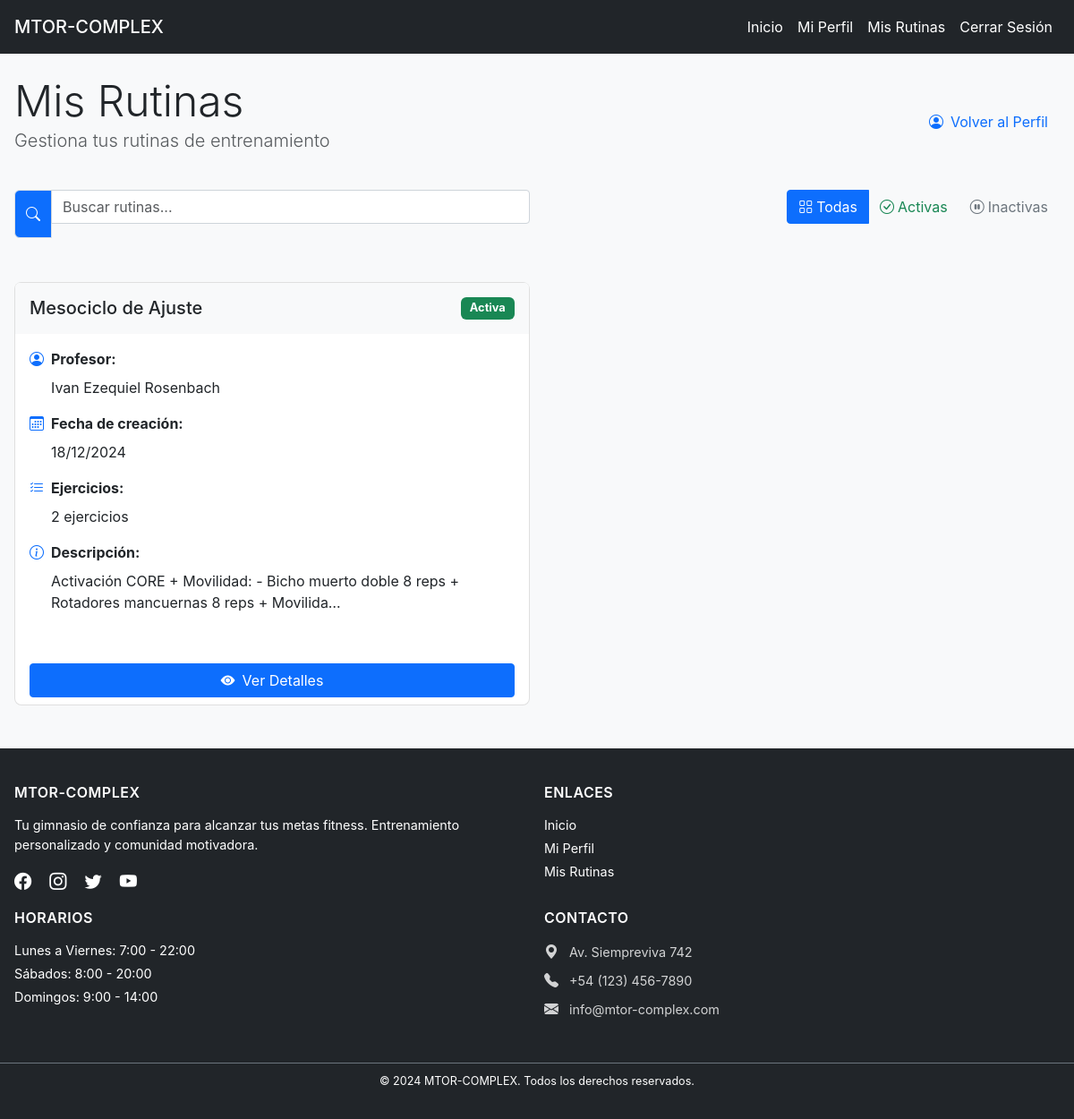
The app's page /gimnasio/alumno/rutinas/ (signed in) with its own data.
### gimnasio/models.py (models this page shows, shortened)
class Rutina(models.Model):
    nombre = models.CharField(max_length=100, default='Nueva Rutina')
    descripcion = models.TextField(blank=True)
    alumno = models.ForeignKey(Alumno, on_delete=models.CASCADE, related_name='rutinas')
    profesor = models.ForeignKey(User, on_delete=models.CASCADE, related_name='rutinas_asignadas')
    fecha_creacion = models.DateTimeField(auto_now_add=True)
    fecha_actualizacion = models.DateTimeField(auto_now=True)
    ejercicios = models.ManyToManyField(Ejercicio, through='RutinaEjercicio')
    activa = models.BooleanField(default=True)
    class Meta:
        verbose_name = "Rutina"
        verbose_name_plural = "Rutinas"
        ordering = ['-fecha_creacion']

### gimnasio/views.py (the view)
# urls.py: path('alumno/rutinas/', views.ver_mis_rutinas, name='mis_rutinas'),
@login_required
def ver_mis_rutinas(request):
    try:
        perfil = request.user.perfil
        if perfil.es_profesor:
            return redirect('gimnasio:panel_profesor')
        try:
            alumno = Alumno.objects.get(usuario=request.user)
            rutinas = Rutina.objects.filter(alumno=alumno)
            return render(request, 'gimnasio/mis_rutinas.html', {
                'rutinas': rutinas,
                'alumno': alumno
            })
        except Alumno.DoesNotExist:
            messages.warning(request, 'Primero debes completar tu perfil de alumno.')
            return redirect('gimnasio:crear_perfil_alumno')
    except Perfil.DoesNotExist:
        Perfil.objects.create(usuario=request.user, es_profesor=False)
        return redirect('gimnasio:crear_perfil_alumno')

### gimnasio/templates/gimnasio/mis_rutinas.html (shortened to what this page needs)
{% extends 'gimnasio/base.html' %}
{% block contenido %}
<div class="container py-4">
    <div class="d-flex justify-content-between align-items-center mb-4">
        <div>
            <h1 class="display-5 mb-0">Mis Rutinas</h1>
            <p class="text-muted lead">Gestiona tus rutinas de entrenamiento</p>
        </div>
        <a href="{% url 'gimnasio:perfil_alumno' %}" class="btn btn-outline-primary">
            <i class="bi bi-person-circle me-2"></i>Volver al Perfil
        </a>
    </div>
    {% if rutinas %}
        <div class="row mb-4">
            <div class="col-md-6">
                <div class="input-group">
                    <span class="input-group-text bg-primary text-white">
                        <i class="bi bi-search"></i>
                    </span>
                    <input type="text" class="form-control" id="searchRutinas"
                           placeholder="Buscar rutinas..." onkeyup="filterRutinas()">
                </div>
            </div>
            <div class="col-md-6 text-end">
                <div class="btn-group">
                    <button class="btn btn-outline-primary active" onclick="showAll()">
                        <i class="bi bi-grid me-1"></i>Todas
                    </button>
                    <button class="btn btn-outline-success" onclick="filterActive()">
                        <i class="bi bi-check-circle me-1"></i>Activas
                    </button>
                    <button class="btn btn-outline-secondary" onclick="filterInactive()">
                        <i class="bi bi-pause-circle me-1"></i>Inactivas
                    </button>
                </div>
            </div>
        </div>
        <div class="row" id="rutinasContainer">
            {% for rutina in rutinas %}
                <div class="col-md-6 col-lg-4 mb-4 rutina-card"
                     data-active="{{ rutina.activa|lower }}"
                     data-name="{{ rutina.nombre|lower }}">
                    <div class="card h-100 shadow-sm hover-shadow">
                        <div class="card-header bg-light d-flex justify-content-between align-items-center">
                            <h5 class="card-title mb-0">{{ rutina.nombre }}</h5>
                            <span class="badge {% if rutina.activa %}bg-success{% else %}bg-secondary{% endif %}">
                                {% if rutina.activa %}Activa{% else %}Inactiva{% endif %}
                            </span>
                        </div>
                        <div class="card-body">
                            <div class="mb-3">
                                <div class="d-flex align-items-center mb-2">
                                    <i class="bi bi-person-circle text-primary me-2"></i>
                                    <span><strong>Profesor:</strong></span>
                                </div>
                                <p class="ms-4 mb-0">{{ rutina.profesor.get_full_name|default:rutina.profesor.username }}</p>
                            </div>
                            <div class="mb-3">
                                <div class="d-flex align-items-center mb-2">
                                    <i class="bi bi-calendar3 text-primary me-2"></i>
                                    <span><strong>Fecha de creación:</strong></span>
                                </div>
                                <p class="ms-4 mb-0">{{ rutina.fecha_creacion|date:"d/m/Y" }}</p>
                            </div>
                            <div class="mb-3">
                                <div class="d-flex align-items-center mb-2">
                                    <i class="bi bi-list-check text-primary me-2"></i>
                                    <span><strong>Ejercicios:</strong></span>
                                </div>
                                <p class="ms-4 mb-0">{{ rutina.ejercicios.count }} ejercicios</p>
                            </div>
                            {% if rutina.descripcion %}
                                <div class="mb-3">
                                    <div class="d-flex align-items-center mb-2">
                                        <i class="bi bi-info-circle text-primary me-2"></i>
                                        <span><strong>Descripción:</strong></span>
                                    </div>
                                    <p class="ms-4 mb-0">{{ rutina.descripcion|truncatechars:100 }}</p>
                                </div>
                            {% endif %}
                        </div>
                        <div class="card-footer bg-transparent border-top-0">
                            <a href="{% url 'gimnasio:detalle_rutina' rutina.id %}"
                               class="btn btn-primary w-100">
                                <i class="bi bi-eye-fill me-2"></i>Ver Detalles
                            </a>
                        </div>
                    </div>
                </div>
            {% endfor %}
        </div>
    {% endif %}
</div>
{% endblock %}

### gimnasio/static/gimnasio/css/styles.css (style rules this page uses)
:root { --primary-color: #0d6efd; --secondary-color: #6c757d; --success-color: #198754; --danger-color: #dc3545; --warning-color: #ffc107; --info-color: #0dcaf0; --light-color: #f8f9fa; --dark-color: #212529; --navbar-height: 60px; --footer-height: auto; }
* { margin: 0; padding: 0; box-sizing: border-box; }
body { margin: 0; padding: 0; min-height: 100vh; font-family: -apple-system, BlinkMacSystemFont, "Segoe UI", Roboto, "Helvetica Neue", Arial, sans-serif; overflow-x: hidden; background-color: var(--light-color); }
.btn, .form-control, .nav-link, .navbar, .dropdown-item, .form-select, .card, .ejercicio-form { transition: none !important; transform: none !important; box-shadow: none !important; }
.container { width: 100%; max-width: 1200px; margin: 0 auto; padding: 1rem; }
.form-control, .form-select { display: block; width: 100%; padding: 0.375rem 0.75rem; font-size: 1rem; line-height: 1.5; color: #212529; background-color: #fff; border: 1px solid #ced4da !important; border-radius: 0.25rem; margin-bottom: 1rem; }
.btn { display: inline-block; font-weight: 400; text-align: center; vertical-align: middle; padding: 0.375rem 0.75rem; font-size: 1rem; line-height: 1.5; border-radius: 0.25rem; border: 1px solid transparent; cursor: pointer; text-decoration: none; }
.btn-primary { background-color: var(--primary-color); border-color: var(--primary-color); color: white; }
.card { background-color: white; border-radius: 0.5rem; border: 1px solid rgba(0,0,0,0.125); margin-bottom: 1rem; }
.card-header { padding: 1rem; background-color: rgba(0,0,0,0.03); border-bottom: 1px solid rgba(0,0,0,0.125); }
.card-body { padding: 1rem; }
.row { display: flex; flex-wrap: wrap; margin-right: -0.5rem; margin-left: -0.5rem; }
[class*="col-"] { padding-right: 0.5rem; padding-left: 0.5rem; }
.col-md-6 { width: 50%; }
.input-group { margin-bottom: 25px; }

### gimnasio/templates/gimnasio/mis_rutinas.html (style rules this page uses)
.hover-shadow { transition: all 0.3s ease; }
.card-header { border-bottom: none; }
.badge { font-size: 0.8rem; padding: 0.5em 0.8em; }

### records on screen
Rutina: nombre "Mesociclo de Ajuste", activa "Activa", profesor.get_full_name "Ivan Ezequiel Rosenbach", fecha_creacion "18/12/2024", ejercicios.count "2", descripcion "Activación CORE + Movilidad: - Bicho muerto doble 8 reps + Rotadores mancuernas 8 reps + Movilida…"
